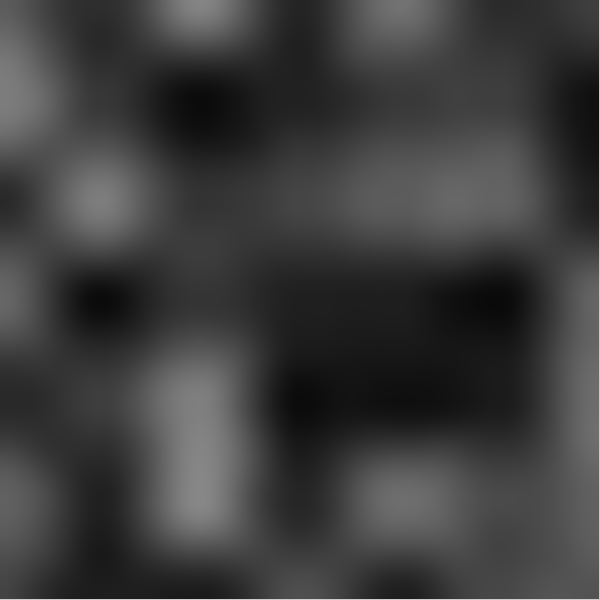
Frame 1 (no input)
Frame 60 (the mouse pressed at the canvas centre just before this capture): identical to frame 1, image omitted
Frame 120 (the mouse held since frame 60 and released just before this capture): identical to frame 1, image omitted

The Processing sketch that drew this single still picture (run headless with seeded random() and noise(); from frame 60 on, the mouse is pressed at the canvas centre):

// Processing sketch: TwoDPerlinNoise
// ── TwoDPerlinNoise.pde
float xoffset = 0;
float yoffset = 0;
float increment = 0.01;

void setup() {
  size(600, 600);
  noiseDetail(4, 0.1);
}

void draw() {
  loadPixels();
  yoffset = 0;
  for(int y = 0; y < height - 1; y++) {
    xoffset = 0;
    for(int x = 0; x < width - 1; x++) {
      int index = x + y * height;
      int r = (int) (255*noise(xoffset, yoffset));
      color c = color(r, r, r);
      pixels[index] = c;
      xoffset += increment;
    }
    yoffset += increment;
  }
  updatePixels();
}
